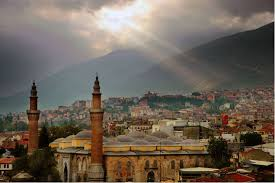
#> input picture opencv/images.jpg, 275 x 183 px, given in place of the camera
$ python opencv7.py
#> lines starting #> are read from the running program, lines starting #| are printed output that depends on the picture; after the words box and inside, x2 and y2 are one past the last pixel; in counts of white or black regions, pixels touching at a corner belong together
import cv2
import numpy as np

enlem=640
boylam=480

cam=cv2.VideoCapture(0)
cam.set(3,enlem)
cam.set(4,boylam)

def empty(a):
    pass

cv2.namedWindow("HSV")
cv2.resizeWindow("HSV",640,240)
cv2.createTrackbar("HUE Min","HSV",0,179,empty)
#> slider 'HUE Min' is set to 35
cv2.createTrackbar("HUE Max","HSV",0,179,empty)
#> slider 'HUE Max' is set to 179
cv2.createTrackbar("SAT Min","HSV",0,255,empty)
#> slider 'SAT Min' is set to 51
cv2.createTrackbar("SAT Max","HSV",0,255,empty)
#> slider 'SAT Max' is set to 255
cv2.createTrackbar("Value Min","HSV",0,255,empty)
#> slider 'Value Min' is set to 51
cv2.createTrackbar("Value Max","HSV",0,255,empty)
#> slider 'Value Max' is set to 255


while cam.isOpened:
    ret,frame=cam.read()
#> frame is the input picture: shape (183, 275, 3); mean B, G, R 87, 98.3, 109.2
    resimHsv=cv2.cvtColor(frame,cv2.COLOR_BGR2HSV)
#> resimHsv: shape (183, 275, 3); mean H, S, V 42, 76.2, 111.8

    h_min=cv2.getTrackbarPos("HUE Min","HSV")
    h_max=cv2.getTrackbarPos("HUE Max","HSV")
    s_min=cv2.getTrackbarPos("SAT Min","HSV")
    s_max=cv2.getTrackbarPos("SAT Max","HSV")
    v_min=cv2.getTrackbarPos("Value Min","HSV")
    v_max=cv2.getTrackbarPos("Value Max","HSV")

    lower=np.array([h_min,s_min,v_min])
    upper=np.array([h_max,s_max,v_max])
    mask=cv2.inRange(frame,lower,upper)
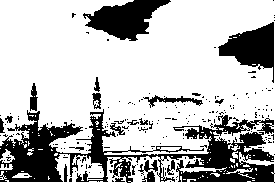
#> mask: shape (183, 275); 73.2% white; 196 black regions (176 under 20 px), largest, box (x1, y1, x2, y2) and area: (0, 109, 275, 183) 8156, (83, 0, 171, 41) 1946, (218, 22, 274, 83) 1682
    result=cv2.bitwise_and(frame,frame,mask=mask)
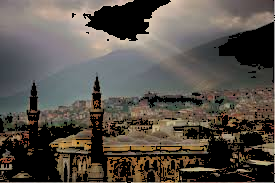
#> result: shape (183, 275, 3); mean B, G, R 74.2, 81.4, 87.9

    cv2.imshow("kamera",frame)
    cv2.imshow("Hsv image",resimHsv)
    cv2.imshow("mask",mask)
    cv2.imshow("result",result)
    if cv2.waitKey(1)& 0xFF==ord("q"):
#> (key q is pressed here)
        break
cam.release
cv2.destroyAllWindows()

$ run again, on opencv/cocukvebalon.jpg
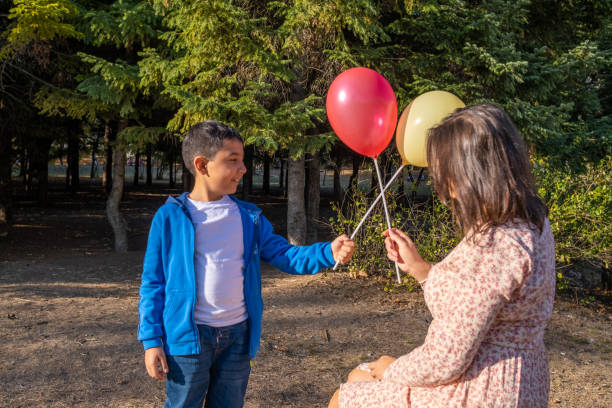
#> input picture opencv/cocukvebalon.jpg, 612 x 408 px, given in place of the camera
#> frame is the input picture: shape (408, 612, 3); mean B, G, R 67.5, 80, 88.1
#> resimHsv: shape (408, 612, 3); mean H, S, V 42.3, 116.6, 100.4
#> `mask=cv2.inRange(frame,lower,upper)`:
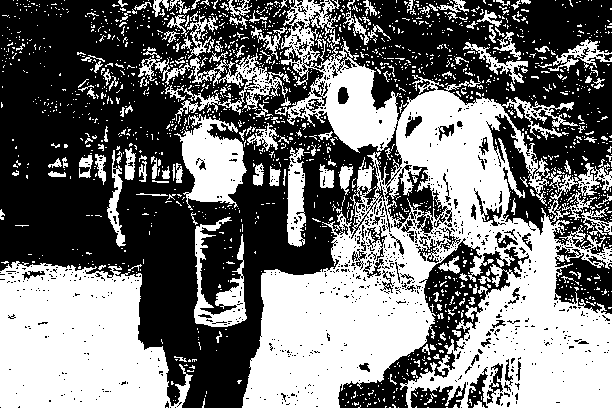
#> mask: shape (408, 612); 46% white; 1782 white regions (1624 under 20 px), largest, box (x1, y1, x2, y2) and area: (242, 0, 612, 408) 66773, (0, 261, 193, 408) 21041, (174, 114, 247, 210) 3897
#> `result=cv2.bitwise_and(frame,frame,mask=mask)`:
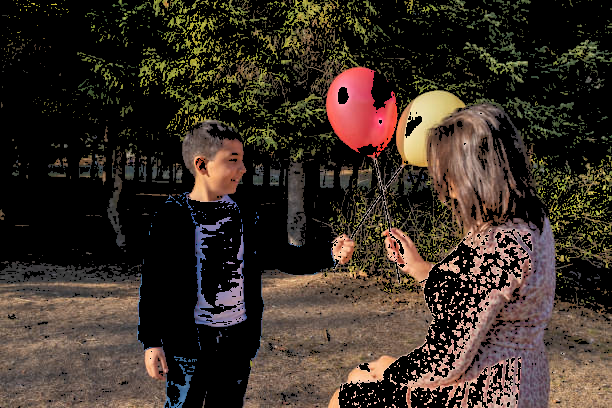
#> result: shape (408, 612, 3); mean B, G, R 38.9, 47.5, 58.6
